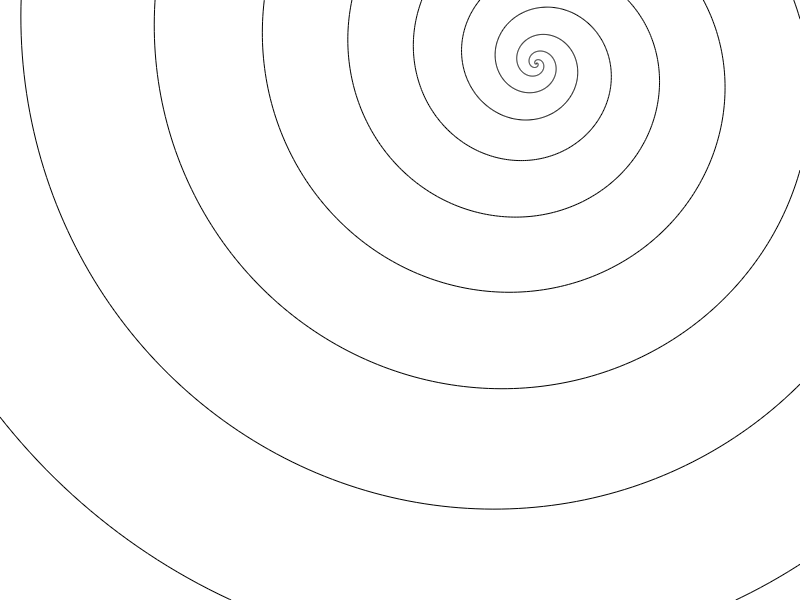

Recreate this plot in MATLAB.
figure()

p = 12;
n = 2000;
size_w = 750; % size of window
a1 = 1E-2;
b1 = 3;
a2 = 1E-2;
b2 = b1;
linecolor = 'k'; % color of spiral

%Simple Spiral
t = linspace(0,p*pi,n);
x_1 = -1*a1*t.^b1.*sin(t);
y_1 = -1*a1*t.^b1.*cos(t);

x_2 = a2*t.^(b2).*sin(t);
y_2 = a2*t.^(b2).*cos(t);

hold on

% h = plot(x_1, y_1, linecolor);
h = plot(x_1,y_1,linecolor, x_2, y_2,linecolor);
set(gca, 'Units', 'Pixels');
set(gca, 'Position', [1 1 size_w+1 size_w+1])
set(gcf, 'OuterPosition', [0 0 size_w+18 size_w+110])
axis([-size_w/2 size_w/2 -size_w/2 size_w/2]);
handle = title(['p=',num2str(p),' n=',num2str(n),' sizew=',num2str(size_w),' a1=',num2str(a1),' b1=',num2str(b1),' a2=',num2str(a2),' b2=',num2str(b2)]);
set(handle,'Position',[0,100]);
% axis image
axis off